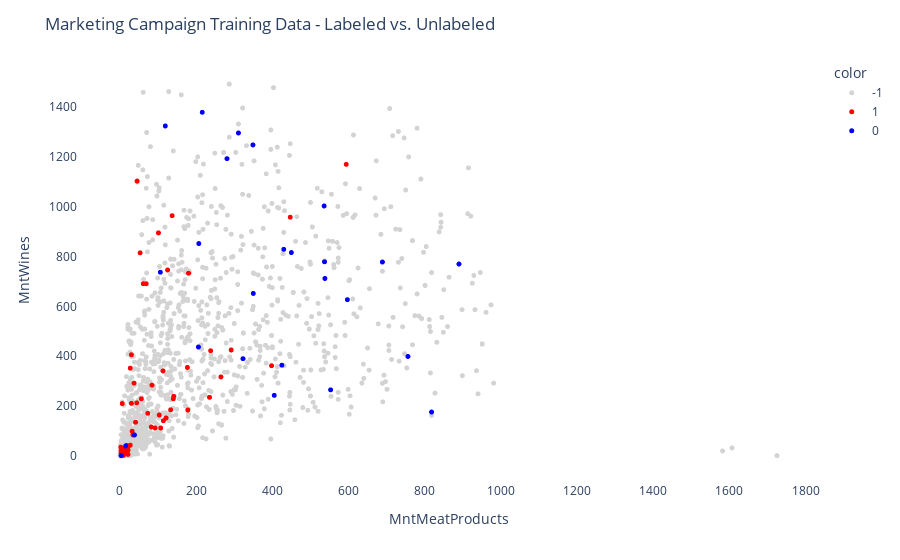

Notebook code cell kept with this figure:
### Markdown cell above
#### Visualization
Training data is plotted on a 2D scatterplot to see how the obsservations are distributed. Indeed, showing the combination of labeled and unlabeled data for Semi-Supervised Learning.

### Code cell
# Create a scatter plot
fig = px.scatter(df_train, x='MntMeatProducts', y='MntWines', 
                 opacity=1, 
                 color=df_train['Dependents_Target'].astype(str),
                 color_discrete_sequence=['lightgrey', 'red', 'blue'],
                )

# Change chart background color
fig.update_layout(dict(plot_bgcolor = 'white'))

# Update axes lines
fig.update_xaxes(showgrid=True, gridwidth=1, gridcolor='white', 
                 zeroline=True, zerolinewidth=1, zerolinecolor='white', 
                 showline=True, linewidth=1, linecolor='white')

fig.update_yaxes(showgrid=True, gridwidth=1, gridcolor='white', 
                 zeroline=True, zerolinewidth=1, zerolinecolor='white', 
                 showline=True, linewidth=1, linecolor='white')

# Set figure title
fig.update_layout(
    title_text="Marketing Campaign Training Data - Labeled vs. Unlabeled")

# Update marker size
fig.update_traces(marker=dict(size=5))

fig.show()

### Figure 1 — Plotly figure (JSON) as saved in the notebook; plotly's stock layout.template omitted (floating-point values rounded to 4 significant figures; data arrays with more than 128 entries replaced by an {"elided": "..."} marker saying what was removed)
{"data": [{"hovertemplate": "color=-1<br>MntMeatProducts=%{x}<br>MntWines=%{y}<extra></extra>", "legendgroup": "-1", "marker": {"color": "lightgrey", "opacity": 1, "size": 5, "symbol": "circle"}, "mode": "markers", "name": "-1", "showlegend": true, "type": "scattergl", "x": {"elided": "1596 int values"}, "xaxis": "x", "y": {"elided": "1596 int values"}, "yaxis": "y"}, {"hovertemplate": "color=1<br>MntMeatProducts=%{x}<br>MntWines=%{y}<extra></extra>", "legendgroup": "1", "marker": {"color": "red", "opacity": 1, "size": 5, "symbol": "circle"}, "mode": "markers", "name": "1", "showlegend": true, "type": "scattergl", "x": [61, 6, 32, 30, 20, 41, 84, 101, 292, 3, 6, 113, 37, 27, 44, 180, 238, 10, 141, 133, 19, 235, 2, 140, 92, 137, 45, 10, 15, 125, 69, 22, 177, 265, 447, 7, 21, 82, 594, 121, 398, 56, 107, 14, 30, 9, 17, 3, 114, 53, 17, 103, 6, 27, 34, 178, 73, 21], "xaxis": "x", "y": [691, 31, 99, 211, 8, 135, 284, 895, 425, 21, 210, 341, 292, 352, 213, 733, 422, 19, 239, 185, 40, 235, 35, 229, 112, 964, 1103, 27, 13, 746, 691, 38, 355, 317, 958, 4, 23, 116, 1170, 152, 362, 229, 112, 19, 406, 2, 18, 10, 141, 815, 42, 164, 15, 43, 84, 184, 171, 6], "yaxis": "y"}, {"hovertemplate": "color=0<br>MntMeatProducts=%{x}<br>MntWines=%{y}<extra></extra>", "legendgroup": "0", "marker": {"color": "blue", "opacity": 1, "size": 5, "symbol": "circle"}, "mode": "markers", "name": "0", "showlegend": true, "type": "scattergl", "x": [119, 323, 756, 818, 890, 450, 538, 3, 537, 536, 597, 216, 425, 15, 350, 689, 405, 430, 38, 311, 207, 281, 106, 206, 553, 349], "xaxis": "x", "y": [1324, 390, 399, 176, 770, 816, 712, 1, 779, 1003, 627, 1379, 364, 40, 652, 778, 243, 829, 84, 1296, 852, 1193, 737, 437, 265, 1248], "yaxis": "y"}], "layout": {"legend": {"title": {"text": "color"}, "tracegroupgap": 0}, "margin": {"t": 60}, "plot_bgcolor": "white", "title": {"text": "Marketing Campaign Training Data - Labeled vs. Unlabeled"}, "xaxis": {"anchor": "y", "domain": [0, 1], "gridcolor": "white", "gridwidth": 1, "linecolor": "white", "linewidth": 1, "showgrid": true, "showline": true, "title": {"text": "MntMeatProducts"}, "zeroline": true, "zerolinecolor": "white", "zerolinewidth": 1}, "yaxis": {"anchor": "x", "domain": [0, 1], "gridcolor": "white", "gridwidth": 1, "linecolor": "white", "linewidth": 1, "showgrid": true, "showline": true, "title": {"text": "MntWines"}, "zeroline": true, "zerolinecolor": "white", "zerolinewidth": 1}}}
